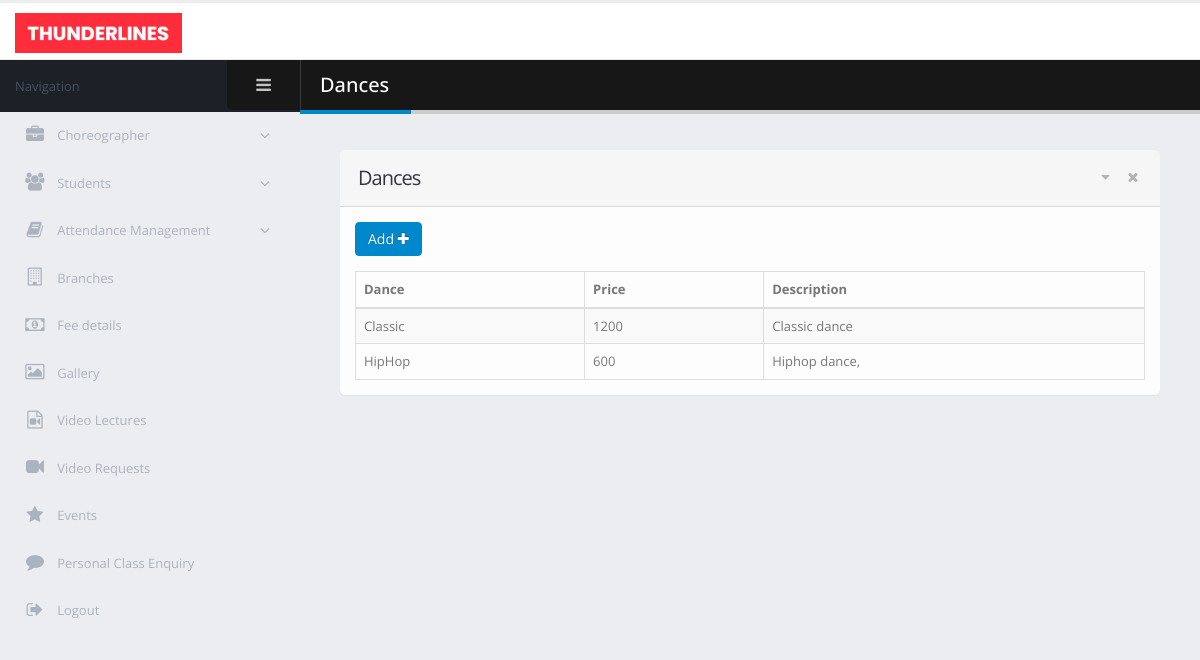
Screenshot of /admin/dances.php with the database file from the repository.
### tables this page shows
CREATE TABLE `dance` (
  `dance_id` int(11) NOT NULL,
  `dance_name` varchar(40) NOT NULL,
  `dance_price` int(11) NOT NULL,
  `dance_description` text NOT NULL,
  `dance_status` int(11) NOT NULL DEFAULT 1
);

### admin/dances.php (the view, shortened to what this page needs)
<!doctype html>
<html class="fixed">
	<head>
		<link rel="stylesheet" href="assets/vendor/bootstrap/css/bootstrap.css" />
		<link rel="stylesheet" href="assets/vendor/font-awesome/css/font-awesome.css" />
		<link rel="stylesheet" href="assets/vendor/magnific-popup/magnific-popup.css" />
		<link rel="stylesheet" href="assets/vendor/bootstrap-datepicker/css/bootstrap-datepicker3.css" />
		<link rel="stylesheet" href="assets/vendor/jquery-ui/jquery-ui.css" />
		<link rel="stylesheet" href="assets/vendor/jquery-ui/jquery-ui.theme.css" />
		<link rel="stylesheet" href="assets/vendor/bootstrap-multiselect/bootstrap-multiselect.css" />
		<link rel="stylesheet" href="assets/vendor/morris.js/morris.css" />
		<link rel="stylesheet" href="assets/stylesheets/theme.css" />
		<link rel="stylesheet" href="assets/stylesheets/skins/default.css" />
		<link rel="stylesheet" href="assets/stylesheets/theme-custom.css">
	</head>
	<body>
		<section class="body">
			<header class="header">
				<div class="logo-container">
					<a href="homepage.php" class="logo">
						<img src="assets/images/new_logo.png" alt="Porto Admin" height="40"/>
					</a>
				</div>
			</header>
			<div class="inner-wrapper">
				<aside id="sidebar-left" class="sidebar-left">
				    <div class="sidebar-header">
				        <div class="sidebar-title">
				            Navigation
				        </div>
				        <div class="sidebar-toggle hidden-xs" data-toggle-class="sidebar-left-collapsed" data-target="html" data-fire-event="sidebar-left-toggle">
				            <i class="fa fa-bars" aria-label="Toggle sidebar"></i>
				        </div>
				    </div>
				    <div class="nano">
				        <div class="nano-content">
				            <nav id="menu" class="nav-main" role="navigation">
				                <ul class="nav nav-main ">
				                    <li class="nav-parent ">
				                        <a href="#">
				                            <i class="fa fa-briefcase" aria-hidden="true"></i>
				                            <span>Choreographer</span>
				                        </a>
				                    </li>
				                    <li class="nav-parent">
				                        <a href="#">
				                            <i class="fa fa-users" aria-hidden="true"></i>
				                            <span>Students</span>
				                        </a>
				                    </li>
				                    <li class="nav-parent">
				                        <a href="#">
				                            <i class="fa fa-book" aria-hidden="true"></i>
				                            <span>Attendance Management</span>
				                        </a>
				                    </li>
				                    <li>
				                        <a href="branches.php">
				                            <i class="fa fa-building-o" aria-hidden="true"></i>
				                            <span>Branches</span>
				                        </a>
				                    </li>
                                    <li>
                                        <a href="fees_details.php">
                                            <i class="fa fa-money" aria-hidden="true"></i>
                                            <span>Fee details</span>
                                        </a>
                                    </li>
                                    <li>
                                        <a href="gallery.php">
                                            <i class="fa fa-image" aria-hidden="true"></i>
                                            <span>Gallery</span>
                                        </a>
                                    </li>
                                    <li>
                                        <a href="video_lectures.php">
                                            <i class="fa fa-file-video-o" aria-hidden="true"></i>
                                            <span>Video Lectures</span>
                                        </a>
                                    </li>
                                    <li>
                                        <a href="video_requests.php">
                                            <i class="fa fa-video-camera" aria-hidden="true"></i>
                                            <span>Video Requests</span>
                                        </a>
                                    </li>
                                    <li>
                                        <a href="event_details.php">
                                            <i class="fa fa-star" aria-hidden="true"></i>
                                            <span>Events</span>
                                        </a>
                                    </li>
                                    <li>
                                        <a href="personal_class_requests.php">
                                            <i class="fa fa-comment" aria-hidden="true"></i>
                                            <span>Personal Class Enquiry</span>
                                        </a>
                                    </li>
				                    <li>
				                        <a href="../login.html">
				                            <i class="fa fa-sign-out" aria-hidden="true"></i>
				                            <span>Logout</span>
				                        </a>
				                    </li>
				                </ul>
				            </nav>
				        </div>
				    </div>
				</aside>
                <section role="main" class="content-body">
                    <header class="page-header">
                        <h2>Dances</h2>
                    </header>
                    <section class="panel">
                        <header class="panel-heading">
                            <div class="panel-actions">
                                <a href="#" class="panel-action panel-action-toggle" data-panel-toggle></a>
                                <a href="#" class="panel-action panel-action-dismiss" data-panel-dismiss></a>
                            </div>
                            <h2 class="panel-title">Dances</h2>
                        </header>
                        <div class="panel-body">
                            <div class="row">
                                <div class="col-sm-6">
                                    <div class="mb-md">
                                        <a href="dance_add.php">
                                            <button id="adddancebtn" class="btn btn-primary">Add <i class="fa fa-plus"></i> </button>
                                        </a>
                                    </div>
                                </div>
                            </div>
                            <table class="table table-bordered table-striped mb-none" id="tester_table">
                                <thead>
                                <tr>
                                    <th>Dance</th>
                                    <th>Price</th>
				                    <th>Description</th>
                                </tr>
                                </thead>
                                <tbody>
                                <?php
                                $server_name = "localhost";
                                $user_name = "root";
                                $password = "";
                                $database = "dance-academy";
                                $conn = new mysqli($server_name, $user_name, $password, $database);
                                $dance_sel = "select dance_name, dance_price, dance_description from dance order by dance_name asc";
                                $res = $conn->query($dance_sel);
                                while ($row = $res->fetch_array())
                                {
                                    echo "<tr>";
                                    echo "<td>$row[0]</td>";
                                    echo "<td>$row[1]</td>";
                                    echo "<td>$row[2]</td>";
                                }
                                ?>
                                </tbody>
                            </table>
                        </div>
                    </section>
                </section>
			</div>
		</section>
	</body>
</html>

### admin/assets/stylesheets/skins/default.css (style rules this page uses)
a, .btn-link { color: #0088cc; }
body .btn-primary { color: #ffffff; text-shadow: 0 -1px 0 rgba(0, 0, 0, 0.25); background-color: #0088cc; border-color: #0088cc; }
.page-header h2 { border-bottom-color: #0088cc; }

### rows the page displays
dance: dance_name "Classic", dance_price "1200", dance_description "Classic dance"
dance: dance_name "HipHop", dance_price "600", dance_description "Hiphop dance,"
